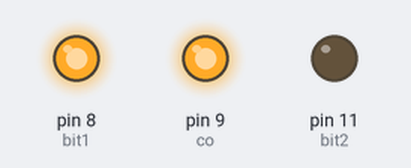
A sketch run on a simulated Arduino Uno, built with avr-gcc and run on an emulated ATmega328P. Parts: output pins drawn as LEDs (lit = HIGH).

Above: at 0.1 s.
Timing chart, 0 to 1.6 s (numbered marks = the images above):
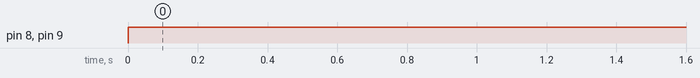

The sketch:

Adder.ino
```cpp
int bit1 = 8;
int bit2 = 11;
int co = 9;

void setup() {
 pinMode(bit1, OUTPUT);
 pinMode(bit2, OUTPUT);
 pinMode(co, OUTPUT);
}

void loop() {
  digitalWrite(bit1, HIGH);
  digitalWrite(bit2, LOW);
  digitalWrite(co, HIGH);

}
```

Measured:
- by itself, pin 8 (bit1), pin 9 (co): LOW → HIGH at 0.00 s
